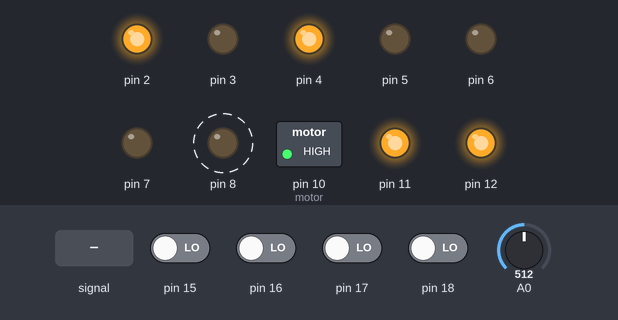
Bench run of a sketch on a simulated Arduino Uno, built with avr-gcc and run on an emulated ATmega328P. Shown: switched loads named in the sketch (green lamp = pin HIGH), output pins drawn as LEDs (lit = HIGH). Dashed ring = blinking. Inputs (shaded band) come from the test bench; at power-on: pin 15–18 LOW, A0 = 512.

Above: at 0.8 s.
0.9 s: A0 fed a 200 Hz sine of ±460 counts around its level
At 3.6 s:
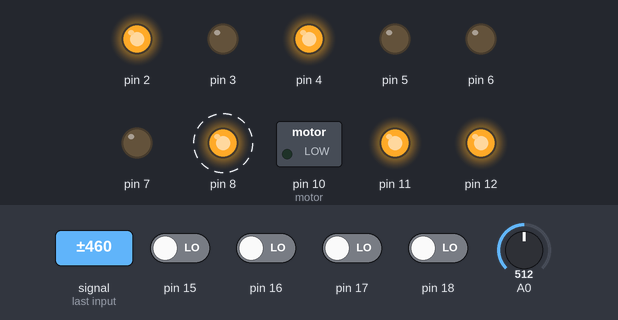
3.9 s: pin 15 driven HIGH
At 6.0 s:
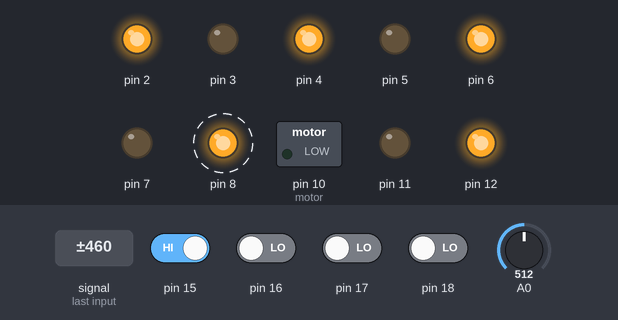
6.9 s: pin 17 driven HIGH
At 9.8 s:
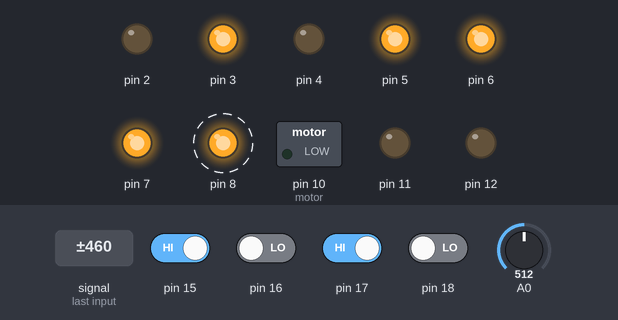
9.9 s: pin 17 driven LOW
At 12.3 s:
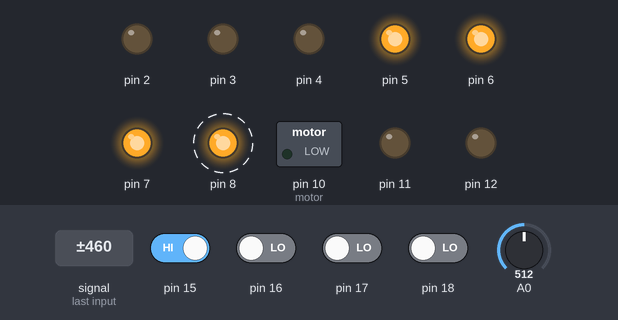
12.9 s: pin 15 driven LOW
At 14.4 s:
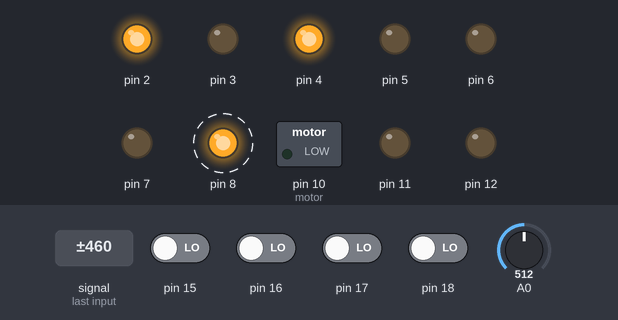
15.9 s: pin 16 driven HIGH
At 18.6 s:
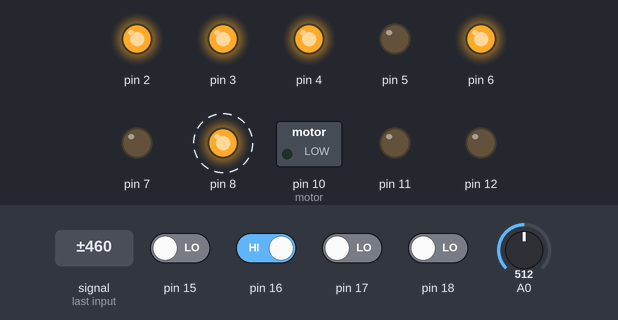
Timing chart, 0 to 19.9 s (numbered marks = the images above; inputs shaded):
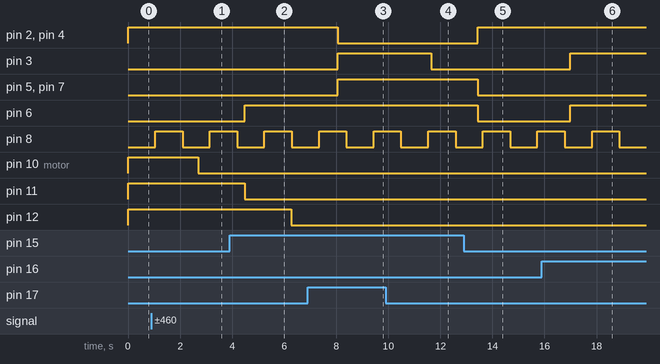

The sketch:

main.ino
```cpp
#include <avr/io.h>
//#include <avr/interrupt.h> // Interrupções não utilizadas

int valorADC0 = 0;
int valorMapeado0 = 0;
short cont = 3;
short tempo = 0;

ISR(TIMER0_OVF_vect) {
  valorADC0 = ReadADC(0); // Leitura do valor do conversor analógico digital (ADC)
}

ISR(TIMER1_OVF_vect) {
  PORTB ^= (1 << 0); // Alterna o estado do pino B0
  tempo++;
}

// Inicialização do Timer0
void Init_timer0() {
  // Configuração do Timer0 para controle de PWM
  TCCR0A |= (1 << COM0A1) | (1 << WGM01) | (1 << WGM00);
  TCCR0B |= (1 << CS00); // Seleção de prescaler para o Timer0
  OCR0A = valorMapeado0; // Valor do registro de comparação para o Timer0
  TIMSK0 = (1 << TOIE0); // Habilita interrupção de overflow do Timer0
  sei(); // Habilita interrupções globais
}

// Inicialização do Timer1
void Init_timer1() {
  TCCR1A = 0;
  TCCR1B |= (1 << CS12); // Seleção de prescaler para o Timer1
  TCNT1 = 0; // Zera o contador do Timer1
  TIMSK1 |= (1 << TOIE1); // Habilita interrupção de overflow do Timer1
}

// Inicialização do Timer2
void Init_timer2() {
  // Configuração do Timer2 para controle de PWM
  TCCR2A |= (1 << COM2B1) | (1 << WGM21) | (1 << WGM20);
  TCCR2B |= (1 << CS20); // Seleção de prescaler para o Timer2
}

// Inicialização do conversor analógico digital (ADC)
void InitADC() {
  ADMUX |= (1 << REFS0); // Seleção da referência de tensão para o ADC
  ADCSRA |= (1 << ADPS2) | (1 << ADPS1) | (1 << ADPS0) | (1 << ADEN); // Configuração do prescaler e habilitação do ADC
}

void NossoD(unsigned int ms) {
    for (unsigned int i = 0; i < ms; i++) {
        // Ajuste a contagem para um atraso de aproximadamente 1 milissegundo
        for (unsigned int j = 0; j < F_CPU / 4000; j++) {
            asm volatile("nop"); // Operação nula para atraso
        }
    }
}

// Função para ler o valor do ADC em um canal específico
uint16_t ReadADC(uint8_t channel) {
  ADMUX = (ADMUX & 0XF0) | (channel & 0x0F); // Seleção do canal de leitura do ADC
  ADCSRA |= (1 << ADSC); // Inicia a conversão do ADC
  while (ADCSRA & (1 << ADSC)); // Aguarda a conclusão da conversão
  return ADC; // Retorna o valor convertido
}

// Função principal
int main(void) {
  // Configuração dos pinos de entrada e saída
  // DDRx define se o pino é entrada (0) ou saída (1)
  DDRD |= (1 << 2) | (1 << 3) | (1 << 7); // Configuração dos pinos D2, D3 e D7 como saída
  DDRD |= (1 << 4) | (1 << 5) | (1 << 6); // Configuração dos pinos D4, D5 e D6 como saída
  DDRB |= (1 << 2) | (1 << 3) | (1 << 4); // Configuração dos pinos D10, D11 e D12 como saída
  DDRB |= (1 << 0); // Configuração do pino D8 como saída

  // Configuração dos pinos de controle (ativação de motores)
  //PORTD |= (1 << 7); // Ativação do motor direito
  //PORTD |= (1 << 4); // Ativação do motor esquerdo
  PORTB |= (1 << 2) | (1 << 3) | (1 << 4); // Ativação dos motores de controle D10, D11 e D12

  InitADC(); // Inicialização do ADC
  Init_timer0(); // Inicialização do Timer0
  Init_timer1(); // Inicialização do Timer1
  Init_timer2(); // Inicialização do Timer2


  while (1) {
    // Verifica se o pino PINC1 está ativado (bit 1 do registrador PINC)
    if (PINC & (1 << PINC3)) {
    // Verifica se o bit PINC1 no registrador PINC está ativado
    // Configura o movimento para a frente

    // Ativa a direção para a frente nos pinos específicos (D2 e D4)
    PORTD |= (1 << 5);//seta o pino
    PORTD |= (1 << 7);//seta o pino

    PORTD &= ~(1 << 2);//limpa o pino
    PORTD &= ~(1 << 4);//limpa o pino
    // Define o valor do PWM para o motor no Timer0 e Timer2
    OCR0A = 255;
    OCR2B = 255;
    }
    // Verifica se o bit PINC2 no registrador PINC está ativado
    else if(PINC & (1 << PINC1)) {
      // Configura o movimento para a direita

      // Define o valor do PWM para o motor no Timer0 e Timer2 para a direita
      OCR0A = 255;
      OCR2B = 0;
    }
    // Verifica se o bit PINC3 no registrador PINC está ativado
    else if(PINC & (1 << PINC4)) {
      // Configura o movimento para a esquerda

      // Define o valor do PWM para o motor no Timer0 e Timer2 para a esquerda
      OCR0A = 0;
      OCR2B = 255;
    }
    // Verifica se o bit PINC4 no registrador PINC está ativado
    else if(PINC & (1 << PINC2)) {
      // Configura o movimento para trás

      // Define a direção dos pinos para trás e define o valor do PWM para o motor no Timer0 e Timer2
      PORTD |= (1 << 2);//seta o pino
      PORTD |= (1 << 4);//seta o pino

      PORTD &= ~(1 << 7);//limpa o pino
      PORTD &= ~(1 << 5);//limpa o pino
      OCR0A = 255;
      OCR2B = 255;
    }
    else {
      // Se nenhuma das condições anteriores for atendida, interrompe o movimento

      // Desativa todos os pinos relacionados ao movimento
      PORTD &= ~(1 << 7);
      PORTD &= ~(1 << 5);
      PORTD |= (1 << 2);
      PORTD |= (1 << 4);

      // Define o valor do PWM para o motor no Timer0 e Timer2 como zero
      OCR0A = 0;
      OCR2B = 0;
    }

    // Verifica se o valor do ADC lido é maior que 500
    if (valorADC0 > 920) {

      // Introduz um atraso antes de prosseguir
     NossoD(1); // Atraso de 100 milissegundos

      // Verifica e executa ações com base no valor da variável 'cont'
      if (cont == 3) {
        PORTB &= ~(1 << 2); // Desativa um dos pinos no PORTB (bit 2)
      } else if (cont == 2) {
        PORTB &= ~(1 << 3); // Desativa um dos pinos no PORTB (bit 3)
      } else if (cont == 1){
        PORTB &= ~(1 << 4); // Desativa um dos pinos no PORTB (bit 4)
      }
      OCR0A = 0;
      OCR2B = 0;
      if (tempo == 5) {
        OCR0A = 0; // Define o valor do PWM para 0 no Timer0
        cont = 3;  // Reinicializa 'cont' para 3
      } else {
        OCR0A = 255; // Define o valor do PWM para o máximo no Timer0
      }
      cont--; // Decrementa a variável 'cont'
    }
    else {
      tempo = 0; // Reseta 'tempo' se 'cont' não chegou a zero
    }

  }
}
```

Measured:
- after the input at 0.9 s, pin 10 (motor): HIGH → LOW after 1.8 s
- after the input at 3.9 s, pin 6: LOW → HIGH after 0.59 s
- after the input at 6.9 s, pin 2, pin 4: HIGH → LOW after 1.2 s; pin 3, pin 5, pin 7: LOW → HIGH after 1.2 s
- after the input at 9.9 s, pin 3: HIGH → LOW after 1.7 s
- after the input at 12.9 s, pin 2, pin 4: LOW → HIGH after 0.53 s; pin 5–7: HIGH → LOW after 0.53 s
- after the input at 15.9 s, pin 3, pin 6: LOW → HIGH after 1.1 s
